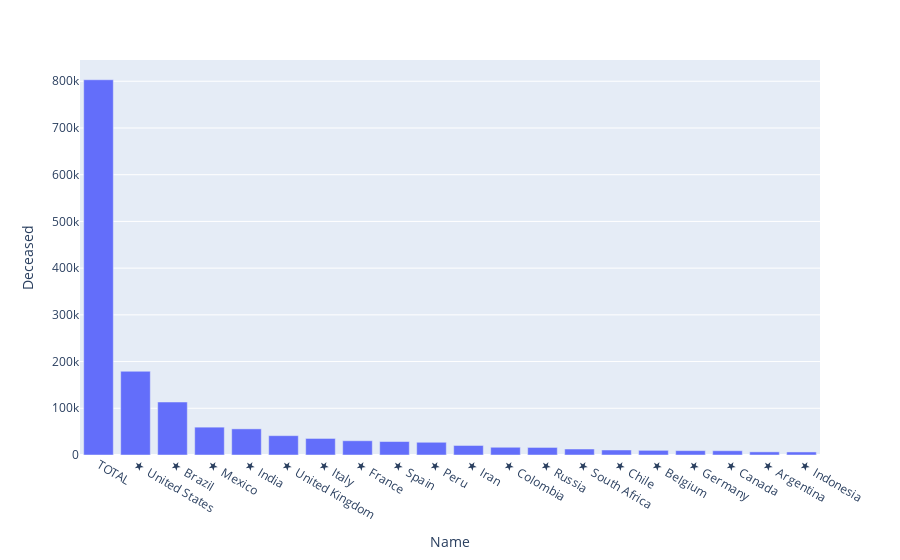

The cell this chart's notebook holds for it:
### Markdown cell above
- Perfecto!. Now we can see that column has been cleared off all the "Unknown".

### Code cell
# lets again try ro visualize world_df based on death poll for top 20 countries.

world_fig = px.bar(world_df.sort_values('Deceased', ascending=False).head(20), x = 'Name' , y = 'Deceased')
world_fig.show()

### Figure 1 — Plotly figure (JSON) as saved in the notebook; plotly's stock layout.template omitted (floating-point values rounded to 4 significant figures)
{"data": [{"alignmentgroup": "True", "hovertemplate": "Name=%{x}<br>Deceased=%{y}<extra></extra>", "legendgroup": "", "marker": {"color": "#636efa"}, "name": "", "offsetgroup": "", "orientation": "v", "showlegend": false, "textposition": "auto", "type": "bar", "x": ["TOTAL", "★  United States", "★  Brazil", "★  Mexico", "★  India", "★  United Kingdom", "★  Italy", "★  France", "★  Spain", "★  Peru", "★  Iran", "★  Colombia", "★  Russia", "★  South Africa", "★  Chile", "★  Belgium", "★  Germany", "★  Canada", "★  Argentina", "★  Indonesia"], "xaxis": "x", "y": [803223, 179200, 113454, 59610, 55928, 41405, 35427, 30503, 28838, 27245, 20376, 16568, 16189, 12843, 10723, 9985, 9328, 9109, 6730, 6500], "yaxis": "y"}], "layout": {"barmode": "relative", "legend": {"tracegroupgap": 0}, "margin": {"t": 60}, "xaxis": {"anchor": "y", "domain": [0, 1], "title": {"text": "Name"}}, "yaxis": {"anchor": "x", "domain": [0, 1], "title": {"text": "Deceased"}}}}
